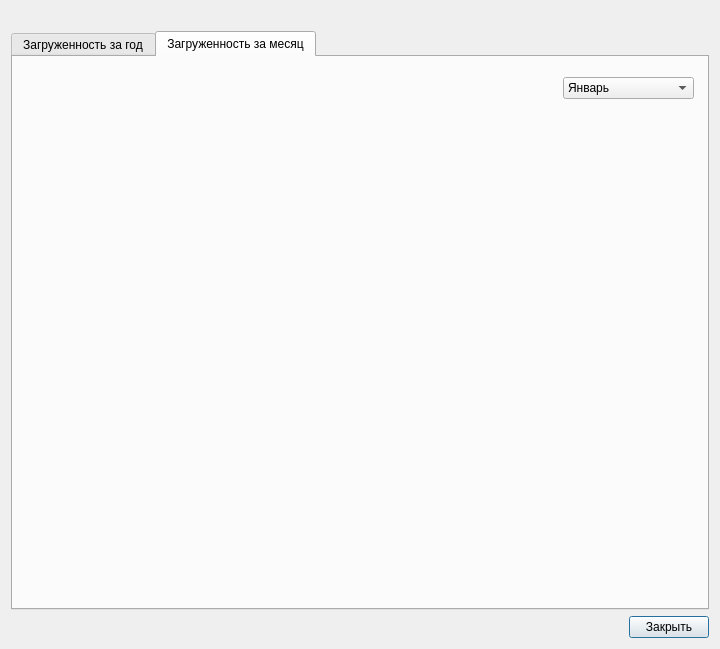
<?xml version="1.0" encoding="UTF-8"?>
<ui version="4.0">
 <class>GraphWin</class>
 <widget class="QDialog" name="GraphWin">
  <property name="geometry">
   <rect>
    <x>0</x>
    <y>0</y>
    <width>720</width>
    <height>649</height>
   </rect>
  </property>
  <property name="windowTitle">
   <string>Dialog</string>
  </property>
  <layout class="QGridLayout" name="gridLayout_2">
   <item row="0" column="0" colspan="2">
    <widget class="QLabel" name="lb_aiport_name_info">
     <property name="text">
      <string/>
     </property>
    </widget>
   </item>
   <item row="1" column="0" colspan="2">
    <widget class="QTabWidget" name="tabWidget">
     <property name="currentIndex">
      <number>1</number>
     </property>
     <widget class="QWidget" name="tab_year">
      <attribute name="title">
       <string>Загруженность за год</string>
      </attribute>
      <layout class="QGridLayout" name="gridLayout">
       <item row="0" column="0">
        <widget class="QCustomPlot" name="graphYear" native="true"/>
       </item>
      </layout>
     </widget>
     <widget class="QWidget" name="tab_month">
      <attribute name="title">
       <string>Загруженность за месяц</string>
      </attribute>
      <widget class="QCustomPlot" name="graphMonth" native="true">
       <property name="geometry">
        <rect>
         <x>20</x>
         <y>20</y>
         <width>511</width>
         <height>511</height>
        </rect>
       </property>
      </widget>
      <widget class="QComboBox" name="cB_months">
       <property name="geometry">
        <rect>
         <x>550</x>
         <y>20</y>
         <width>131</width>
         <height>22</height>
        </rect>
       </property>
       <item>
        <property name="text">
         <string>Январь</string>
        </property>
       </item>
       <item>
        <property name="text">
         <string>Февраль</string>
        </property>
       </item>
       <item>
        <property name="text">
         <string>Март</string>
        </property>
       </item>
       <item>
        <property name="text">
         <string>Апрель</string>
        </property>
       </item>
       <item>
        <property name="text">
         <string>Май</string>
        </property>
       </item>
       <item>
        <property name="text">
         <string>Июнь</string>
        </property>
       </item>
       <item>
        <property name="text">
         <string>Июль</string>
        </property>
       </item>
       <item>
        <property name="text">
         <string>Август</string>
        </property>
       </item>
       <item>
        <property name="text">
         <string>Сентябрь</string>
        </property>
       </item>
       <item>
        <property name="text">
         <string>Октябрь</string>
        </property>
       </item>
       <item>
        <property name="text">
         <string>Ноябрь</string>
        </property>
       </item>
       <item>
        <property name="text">
         <string>Декабрь</string>
        </property>
       </item>
      </widget>
     </widget>
    </widget>
   </item>
   <item row="2" column="0">
    <spacer name="horizontalSpacer">
     <property name="orientation">
      <enum>Qt::Horizontal</enum>
     </property>
     <property name="sizeHint" stdset="0">
      <size>
       <width>618</width>
       <height>20</height>
      </size>
     </property>
    </spacer>
   </item>
   <item row="2" column="1">
    <widget class="QPushButton" name="pb_close">
     <property name="text">
      <string>Закрыть</string>
     </property>
    </widget>
   </item>
  </layout>
 </widget>
 <customwidgets>
  <customwidget>
   <class>QCustomPlot</class>
   <extends>QWidget</extends>
   <header>C:\Users\Ice7\Documents\QtRes\InspektorAeroportov\qcustomplot.h</header>
   <container>1</container>
  </customwidget>
 </customwidgets>
 <resources/>
 <connections/>
</ui>
